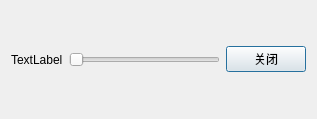
<?xml version="1.0" encoding="UTF-8"?>
<ui version="4.0">
 <class>dlg_slidebar</class>
 <widget class="QDialog" name="dlg_slidebar">
  <property name="geometry">
   <rect>
    <x>0</x>
    <y>0</y>
    <width>317</width>
    <height>119</height>
   </rect>
  </property>
  <property name="windowTitle">
   <string>Dialog</string>
  </property>
  <layout class="QHBoxLayout" name="horizontalLayout">
   <item>
    <widget class="QLabel" name="label">
     <property name="text">
      <string>TextLabel</string>
     </property>
    </widget>
   </item>
   <item>
    <widget class="QSlider" name="horizontalSlider">
     <property name="orientation">
      <enum>Qt::Horizontal</enum>
     </property>
    </widget>
   </item>
   <item>
    <widget class="QPushButton" name="pushButton">
     <property name="text">
      <string>关闭</string>
     </property>
    </widget>
   </item>
  </layout>
 </widget>
 <resources/>
 <connections/>
</ui>
